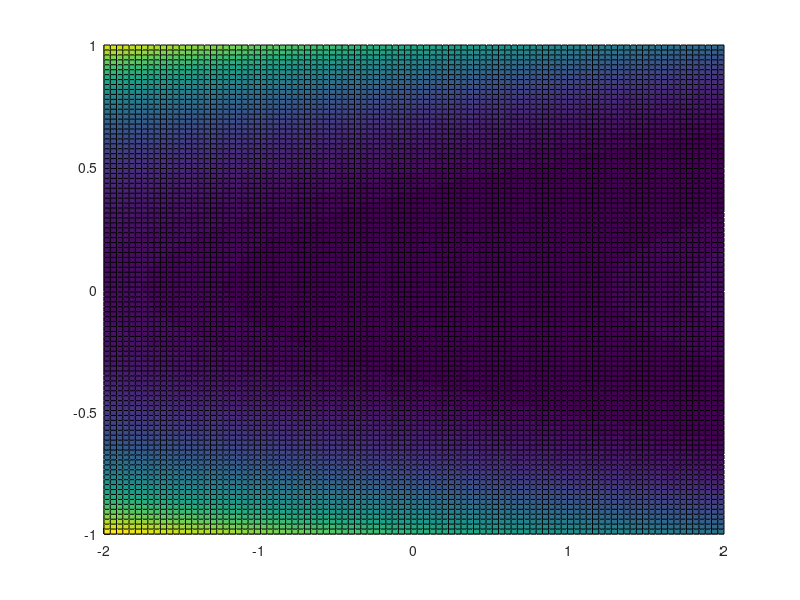

Here is the MATLAB script that generated this plot:

clear all; close all;
%% 1 

h_x_y = @(x,y)(100.*(y-x.^2).^2 + (1-x).^2); 
x = linspace(-2,2,100);
y = linspace(-1,1,100); 
Z = zeros(100,100);
for i = 1:100
    for j = 1:100
        Z(i,j) = h_x_y(x(i),y(j));
    end
end
figure; hold on; 
surf(x,y,Z)

hold off; 